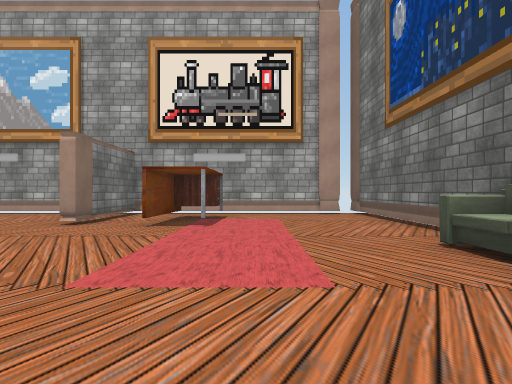
[1] (above)

16 first-person views from a walk through a 3-D level made in the Unity game engine. The camera is 1.2 m above the floor, looks level and sees 80° across. The floor is counted in squares, 2 m on a side. Each view is taken from the middle of a square. On the plan, view 1 faces up. The plan holds only what a view shows up to about 9 squares ahead; the rest is blank. Some animated figures are left out. Some surface patterns are stand-ins.

[2]
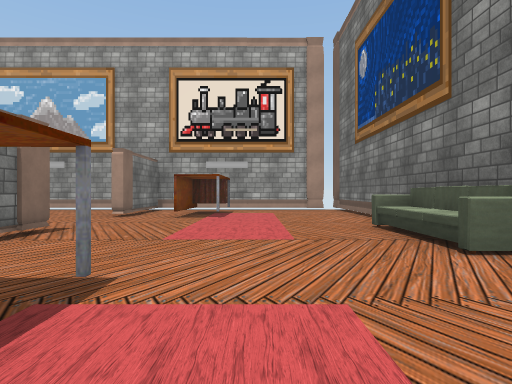

[3]
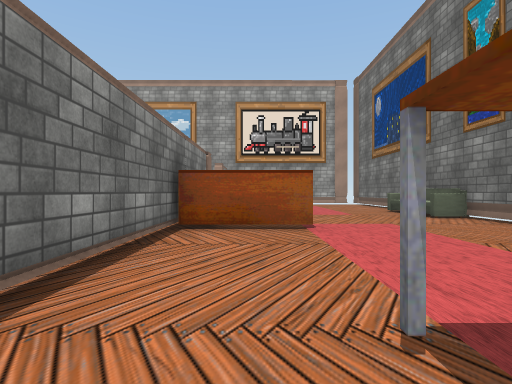

[4]
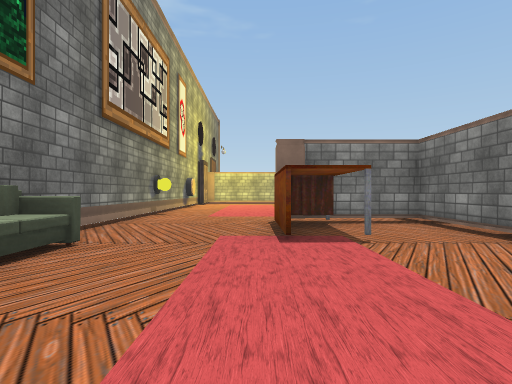

[5]
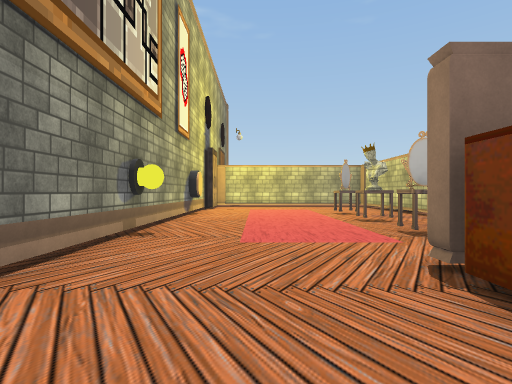

[6]
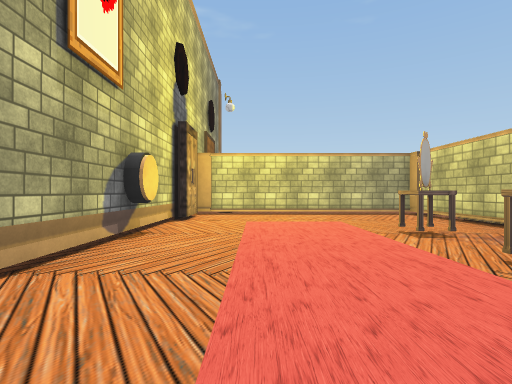

[7]
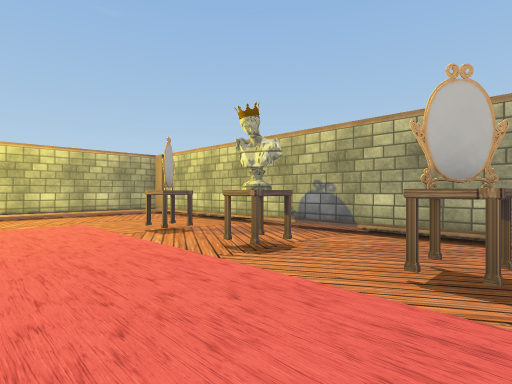

[8]
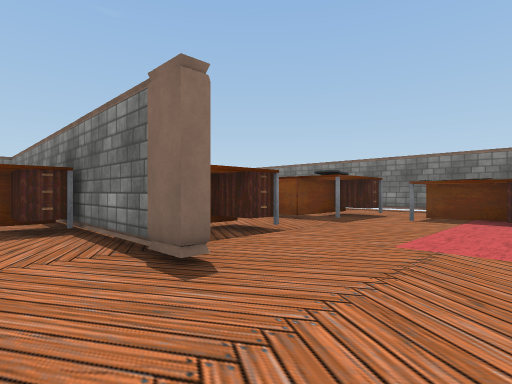

[9]
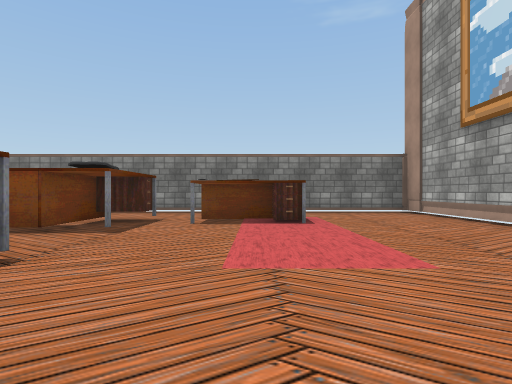

[10]
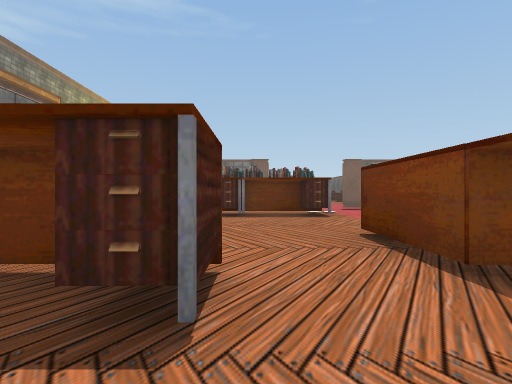

[11]
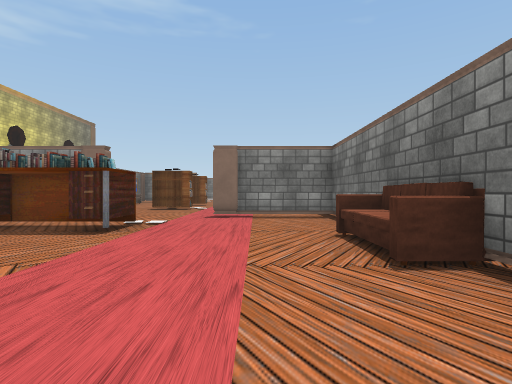

[12]
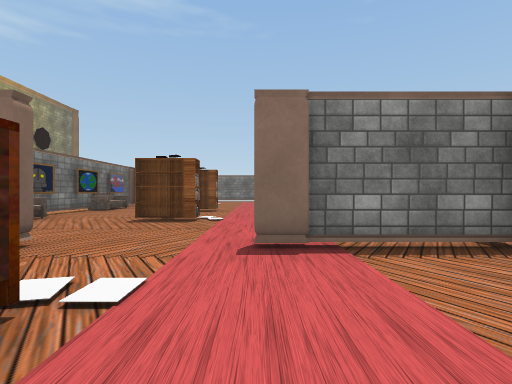

[13]
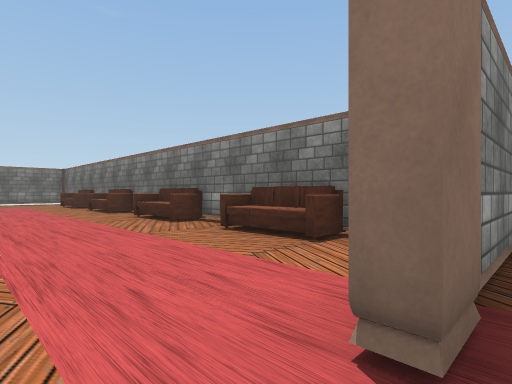

[14]
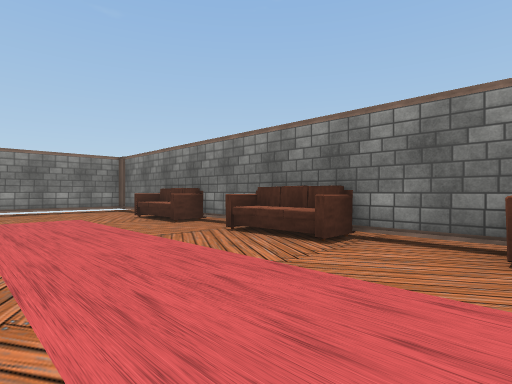

[15]
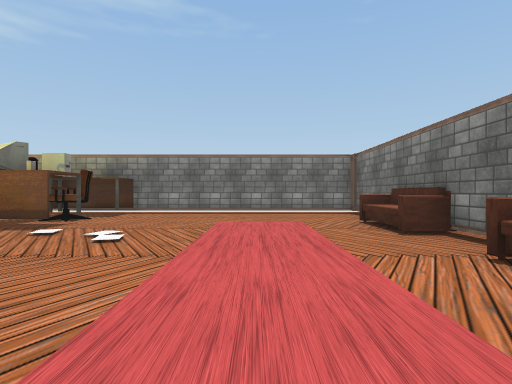

[16]
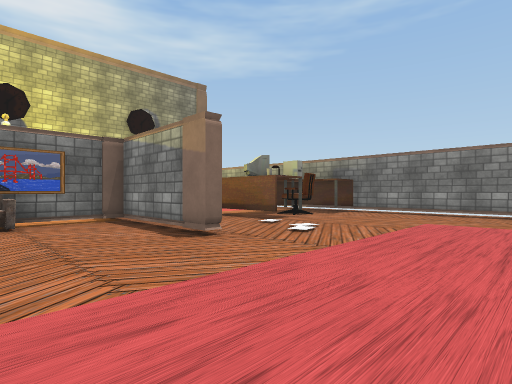

### Floor plan
Key: @ floor where view 1 was taken; # wall or solid block; x gap in a wall; . floor; T thing the floor can be seen under or through; O other object.
Columns run from 12 left of view 1 to 3 right of it. Each row starts with its distance up from view 1.
  9 ##############x#
  8 #.......#......#
  7 #.......#.OO...#
  6 #.......#.O....#
  5 #..O...........#
  4    O...........#
  3   .O..........O#
  2 #.......#.....O#
  1 #..OO.OOO#....O#
  0  ...O.. .#..@..#
 -1  ...O..  OOO...
 -2 #.......#......
 -3 OO......#.....O
 -4 #O......#.....O#
 -5 #...OOOOO...O..#
 -6 #.......#..OO..#
 -7 #TTT..# ###O...#
 -8 #......  ......#
 -9 #.......#..O...#
-10 OO......O......#
-11 #O...O..O..O...#
-12 #.... ..#......#
-13 OO...  .#.O....#
-14 #O...   O......#
-15 #.......O......#
-16 #O......O......#
-17 OO......#......#
-18 #.....######## #
-19 #.......   ..
-20 OO.....OO
-21 #O.....OO
-22 #......OO
-23 #.......O
-24 ########O

Where each view was taken, in squares from view 1:
view 1: 0 up, 0 right, facing up
view 2: 2 down, 0 right, facing up
view 3: 6 down, 2 left, facing up
view 4: 1 down, 0 right, facing down
view 5: 5 down, 1 right, facing down
view 6: 9 down, 1 right, facing down
view 7: 9 down, 1 right, facing down-left
view 8: 5 up, 2 left, facing down-left
view 9: 4 up, 3 left, facing left
view 10: 3 up, 6 left, facing down
view 11: 0 up, 10 left, facing down
view 12: 4 down, 9 left, facing down
view 13: 7 down, 8 left, facing down-left
view 14: 14 down, 8 left, facing down-left
view 15: 15 down, 9 left, facing down
view 16: 15 down, 10 left, facing down-right
